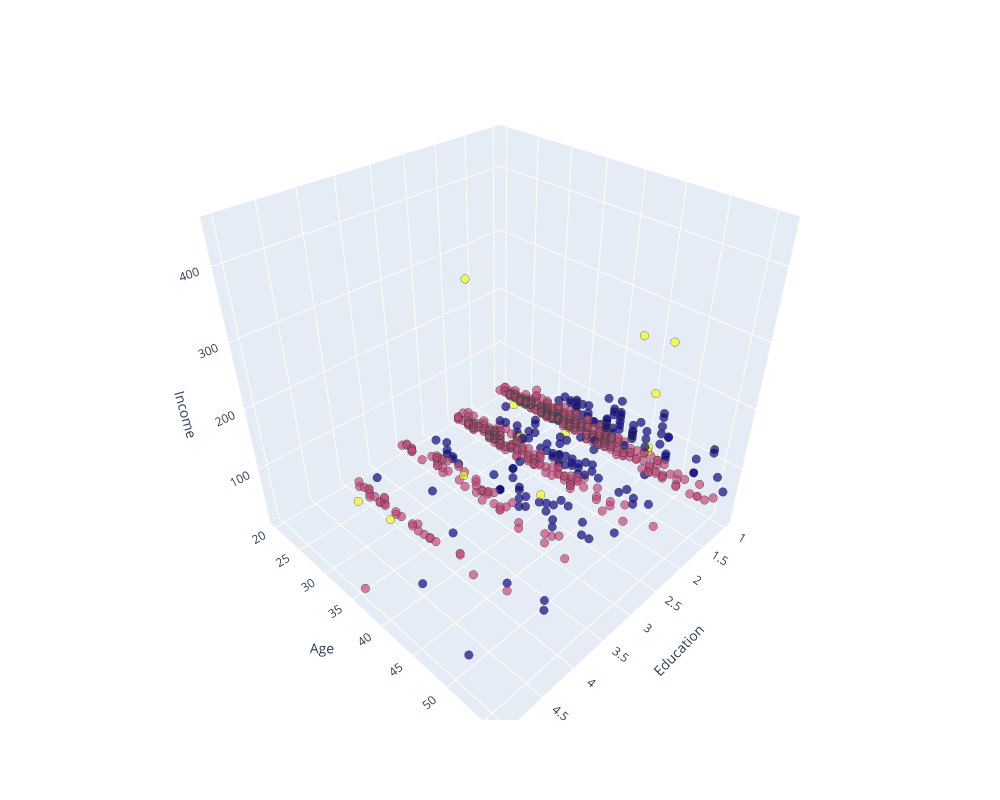

Notebook code for this chart:
### Markdown cell above
We can also see this distribution in 3 dimensions for better understanding. Here, the education parameter will represent the third axis instead of the marker size.

### Code cell
# Create interactive 3D scatter plot

#X → Assumed to be a dataset
#x=1, y=0, z=3 → Maps:
    #X[:, 1] → X-axis (Education)
    #X[:, 0] → Y-axis (Age)
    #X[:, 3] → Z-axis (Income)
fig = px.scatter_3d(X, x=1, y=0, z=3, opacity=0.7, color=labels.astype(float))

#Updating Marker Size & Borders
fig.update_traces(marker=dict(size=5, line=dict(width=.25)), showlegend=False)
fig.update_layout(coloraxis_showscale=False, width=1000, height=800, scene=dict(
        xaxis=dict(title='Education'),
        yaxis=dict(title='Age'),
        zaxis=dict(title='Income')
    ))  # Remove color bar, resize plot

fig.show()

### Figure 1 — Plotly figure (JSON) as saved in the notebook; plotly's stock layout.template omitted (floating-point values rounded to 4 significant figures; data arrays with more than 128 entries replaced by an {"elided": "..."} marker saying what was removed)
{"data": [{"hovertemplate": "1=%{x}<br>0=%{y}<br>3=%{z}<br>color=%{marker.color}<extra></extra>", "legendgroup": "", "marker": {"color": {"elided": "700 int values"}, "coloraxis": "coloraxis", "line": {"width": 0.25}, "opacity": 0.7, "size": 5, "symbol": "circle"}, "mode": "markers", "name": "", "scene": "scene", "showlegend": false, "type": "scatter3d", "x": {"elided": "700 int values"}, "y": {"elided": "700 int values"}, "z": {"elided": "700 int values"}}], "layout": {"coloraxis": {"colorbar": {"title": {"text": "color"}}, "colorscale": [[0, "#0d0887"], [0.1111, "#46039f"], [0.2222, "#7201a8"], [0.3333, "#9c179e"], [0.4444, "#bd3786"], [0.5556, "#d8576b"], [0.6667, "#ed7953"], [0.7778, "#fb9f3a"], [0.8889, "#fdca26"], [1, "#f0f921"]], "showscale": false}, "height": 800, "legend": {"tracegroupgap": 0}, "margin": {"t": 60}, "scene": {"domain": {"x": [0, 1], "y": [0, 1]}, "xaxis": {"title": {"text": "Education"}}, "yaxis": {"title": {"text": "Age"}}, "zaxis": {"title": {"text": "Income"}}}, "width": 1000}}
